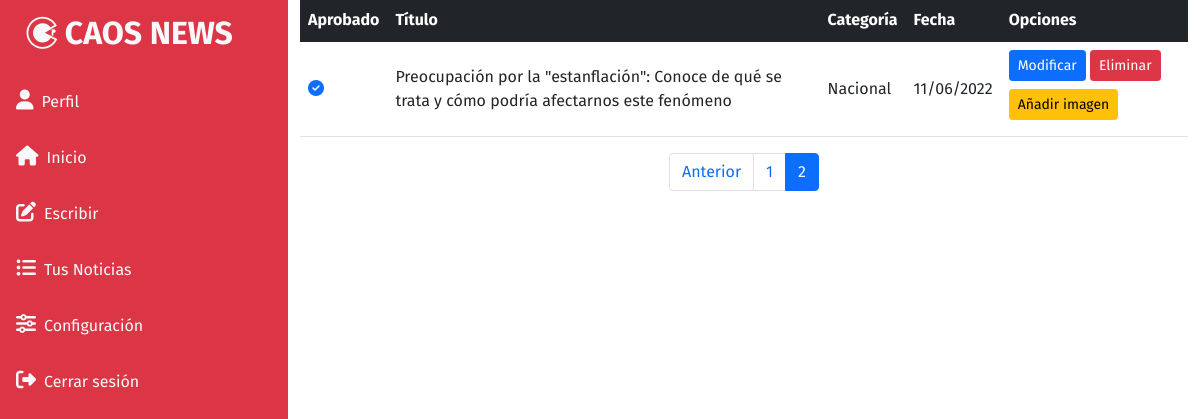
The app's page /listar/?page=2 (signed in) with its own data.
### webcaosnews/models.py (models this page shows, shortened)
class Noticias(models.Model):
    id_noticia = models.AutoField(primary_key=True),
    usuario = models.CharField(max_length=60,default='--')
    autor = models.CharField(max_length=80,default='--')
    titulo = models.CharField(max_length=100)
    portada = models.ImageField(upload_to='fotos/%Y/%m/%d/',null=False,default='fotos/defecto.png')
    categoria = models.ForeignKey(Categoria,on_delete=models.CASCADE)
    ubicacion = models.ForeignKey(Regiones,on_delete=models.CASCADE)
    contenido = tinymce_models.HTMLField(null=False)
    etiquetas = models.CharField(max_length=150)
    fecha = models.DateField(("Fecha"), default=datetime.date.today)
    aprobada = models.BooleanField(default=False)
    comentario = models.TextField(default='--')

class Categoria(models.Model):
    id_categoria = models.AutoField(primary_key=True),
    nombre = models.CharField(max_length=50)
    def __str__(self):
        return self.nombre

### webcaosnews/views.py (the view)
# urls.py: path('listar/',listar,name='list'),
@login_required(login_url='login')
@permission_required('webcaosnews.change_noticias',login_url='login')
@permission_required('webcaosnews.delete_noticias',login_url='login')
@permission_required('webcaosnews.view_noticias',login_url='login')
def listar(request):
    noticias = Noticias.objects.filter(usuario= request.user).order_by('-fecha')
    page = request.GET.get('page',1)
    try:
        paginator = Paginator(noticias,5)
        noticias = paginator.page(page)
    except:
        raise Http404
    data = {
        'entity': noticias,
        'paginator': paginator
    }
    return render(request, "panel/listado.html",data)

### webcaosnews/templates/panel/listado.html (shortened to what this page needs)
{% extends "panel/basePanel.html" %}
{%load static %}
{% block contenido %}
<div class="container-fluid">
  <table class="table table-hover table-responsive-sm align-middle">
    <thead class="table-dark">
      <tr>
        <th scope="col">Aprobado</th>
        <th scope="col">Título</th>
        <th scope="col">Categoría</th>
        <th scope="col">Fecha</th>
        <th>Opciones</th>
      </tr>
    </thead>
    <tbody>
      {% for n in entity %}
      <tr>
        <th scope="row">
          {% if n.aprobada %}
          <i class="fa-solid fa-circle-check text-primary"></i>
          {% else %}
          <i class="fa-solid fa-circle-xmark text-danger"></i>
          {% endif %}
        </th>
        <td>{{n.titulo}}</td>
        <td>{{n.categoria}}</td>
        <td>{{n.fecha |date:"SHORT_DATE_FORMAT" }}</td>
        <td>
          <a href="{% url 'modNot' n.id %}"><button type="button" class="btn btn-primary btn-sm mb-2">Modificar</button></a>
          <a href="#" onclick="eliminarNoticia({{n.id}})"><button type="button"
              class="btn btn-danger btn-sm mb-2">Eliminar</button></a>
          <a href="#" onclick="galeria({{n.id}})"><button type="button"
              class="btn btn-warning btn-sm mb-2">Añadir imagen</button></a>
        </td>
      </tr>
      {% endfor %}
    </tbody>
  </table>
  <div>
    {% include '../paginator.html' %}
  </div>
</div>
{% endblock contenido %}

### records on screen
Noticias: aprobada True (drawn), titulo "Preocupación por la \"estanflación\": Conoce de qué se trata y cómo podría afectarnos este fenómeno", categoria "Nacional", fecha "11/06/2022"

### other values on screen
{{ page }} "1" "2"
